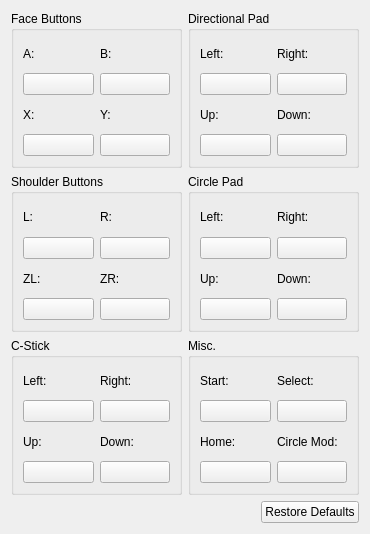
<?xml version="1.0" encoding="UTF-8"?>
<ui version="4.0">
 <class>ConfigureInput</class>
 <widget class="QWidget" name="ConfigureInput">
  <property name="geometry">
   <rect>
    <x>0</x>
    <y>0</y>
    <width>370</width>
    <height>534</height>
   </rect>
  </property>
  <property name="windowTitle">
   <string>ConfigureInput</string>
  </property>
  <layout class="QVBoxLayout" name="verticalLayout_5">
   <item>
    <layout class="QGridLayout" name="gridLayout_7">
     <item row="0" column="0">
      <widget class="QGroupBox" name="faceButtons">
       <property name="title">
        <string>Face Buttons</string>
       </property>
       <property name="flat">
        <bool>false</bool>
       </property>
       <property name="checkable">
        <bool>false</bool>
       </property>
       <layout class="QGridLayout" name="gridLayout">
        <item row="0" column="0">
         <layout class="QVBoxLayout" name="verticalLayout">
          <item>
           <widget class="QLabel" name="label">
            <property name="text">
             <string>A:</string>
            </property>
           </widget>
          </item>
          <item>
           <widget class="QPushButton" name="buttonA">
            <property name="text">
             <string/>
            </property>
           </widget>
          </item>
         </layout>
        </item>
        <item row="0" column="1">
         <layout class="QVBoxLayout" name="verticalLayout_2">
          <item>
           <widget class="QLabel" name="label_2">
            <property name="text">
             <string>B:</string>
            </property>
           </widget>
          </item>
          <item>
           <widget class="QPushButton" name="buttonB">
            <property name="text">
             <string/>
            </property>
           </widget>
          </item>
         </layout>
        </item>
        <item row="1" column="0">
         <layout class="QVBoxLayout" name="verticalLayout_3">
          <item>
           <widget class="QLabel" name="label_3">
            <property name="text">
             <string>X:</string>
            </property>
           </widget>
          </item>
          <item>
           <widget class="QPushButton" name="buttonX">
            <property name="text">
             <string/>
            </property>
           </widget>
          </item>
         </layout>
        </item>
        <item row="1" column="1">
         <layout class="QVBoxLayout" name="verticalLayout_4">
          <item>
           <widget class="QLabel" name="label_4">
            <property name="text">
             <string>Y:</string>
            </property>
           </widget>
          </item>
          <item>
           <widget class="QPushButton" name="buttonY">
            <property name="text">
             <string/>
            </property>
           </widget>
          </item>
         </layout>
        </item>
       </layout>
      </widget>
     </item>
     <item row="0" column="1">
      <widget class="QGroupBox" name="faceButtons_2">
       <property name="title">
        <string>Directional Pad</string>
       </property>
       <property name="flat">
        <bool>false</bool>
       </property>
       <property name="checkable">
        <bool>false</bool>
       </property>
       <layout class="QGridLayout" name="gridLayout_2">
        <item row="1" column="0">
         <layout class="QVBoxLayout" name="verticalLayout_12">
          <item>
           <widget class="QLabel" name="label_34">
            <property name="text">
             <string>Up:</string>
            </property>
           </widget>
          </item>
          <item>
           <widget class="QPushButton" name="buttonDpadUp">
            <property name="text">
             <string/>
            </property>
           </widget>
          </item>
         </layout>
        </item>
        <item row="1" column="1">
         <layout class="QVBoxLayout" name="verticalLayout_9">
          <item>
           <widget class="QLabel" name="label_35">
            <property name="text">
             <string>Down:</string>
            </property>
           </widget>
          </item>
          <item>
           <widget class="QPushButton" name="buttonDpadDown">
            <property name="text">
             <string/>
            </property>
           </widget>
          </item>
         </layout>
        </item>
        <item row="0" column="0">
         <layout class="QVBoxLayout" name="verticalLayout_10">
          <item>
           <widget class="QLabel" name="label_32">
            <property name="text">
             <string>Left:</string>
            </property>
           </widget>
          </item>
          <item>
           <widget class="QPushButton" name="buttonDpadLeft">
            <property name="text">
             <string/>
            </property>
           </widget>
          </item>
         </layout>
        </item>
        <item row="0" column="1">
         <layout class="QVBoxLayout" name="verticalLayout_11">
          <item>
           <widget class="QLabel" name="label_33">
            <property name="text">
             <string>Right:</string>
            </property>
           </widget>
          </item>
          <item>
           <widget class="QPushButton" name="buttonDpadRight">
            <property name="text">
             <string/>
            </property>
           </widget>
          </item>
         </layout>
        </item>
       </layout>
      </widget>
     </item>
     <item row="1" column="0">
      <widget class="QGroupBox" name="faceButtons_3">
       <property name="title">
        <string>Shoulder Buttons</string>
       </property>
       <property name="flat">
        <bool>false</bool>
       </property>
       <property name="checkable">
        <bool>false</bool>
       </property>
       <layout class="QGridLayout" name="gridLayout_3">
        <item row="0" column="0">
         <layout class="QVBoxLayout" name="verticalLayout_13">
          <item>
           <widget class="QLabel" name="label_17">
            <property name="text">
             <string>L:</string>
            </property>
           </widget>
          </item>
          <item>
           <widget class="QPushButton" name="buttonL">
            <property name="text">
             <string/>
            </property>
           </widget>
          </item>
         </layout>
        </item>
        <item row="0" column="1">
         <layout class="QVBoxLayout" name="verticalLayout_14">
          <item>
           <widget class="QLabel" name="label_19">
            <property name="text">
             <string>R:</string>
            </property>
           </widget>
          </item>
          <item>
           <widget class="QPushButton" name="buttonR">
            <property name="text">
             <string/>
            </property>
           </widget>
          </item>
         </layout>
        </item>
        <item row="1" column="0">
         <layout class="QVBoxLayout" name="verticalLayout_15">
          <item>
           <widget class="QLabel" name="label_20">
            <property name="text">
             <string>ZL:</string>
            </property>
           </widget>
          </item>
          <item>
           <widget class="QPushButton" name="buttonZL">
            <property name="text">
             <string/>
            </property>
           </widget>
          </item>
         </layout>
        </item>
        <item row="1" column="1">
         <layout class="QVBoxLayout" name="verticalLayout_16">
          <item>
           <widget class="QLabel" name="label_18">
            <property name="text">
             <string>ZR:</string>
            </property>
           </widget>
          </item>
          <item>
           <widget class="QPushButton" name="buttonZR">
            <property name="text">
             <string/>
            </property>
           </widget>
          </item>
         </layout>
        </item>
       </layout>
       <zorder></zorder>
      </widget>
     </item>
     <item row="1" column="1">
      <widget class="QGroupBox" name="faceButtons_4">
       <property name="title">
        <string>Circle Pad</string>
       </property>
       <property name="flat">
        <bool>false</bool>
       </property>
       <property name="checkable">
        <bool>false</bool>
       </property>
       <layout class="QGridLayout" name="gridLayout_4">
        <item row="0" column="0">
         <layout class="QVBoxLayout" name="verticalLayout_17">
          <item>
           <widget class="QLabel" name="label_21">
            <property name="text">
             <string>Left:</string>
            </property>
           </widget>
          </item>
          <item>
           <widget class="QPushButton" name="buttonCircleLeft">
            <property name="text">
             <string/>
            </property>
           </widget>
          </item>
         </layout>
        </item>
        <item row="0" column="1">
         <layout class="QVBoxLayout" name="verticalLayout_18">
          <item>
           <widget class="QLabel" name="label_23">
            <property name="text">
             <string>Right:</string>
            </property>
           </widget>
          </item>
          <item>
           <widget class="QPushButton" name="buttonCircleRight">
            <property name="text">
             <string/>
            </property>
           </widget>
          </item>
         </layout>
        </item>
        <item row="1" column="0">
         <layout class="QVBoxLayout" name="verticalLayout_19">
          <item>
           <widget class="QLabel" name="label_24">
            <property name="text">
             <string>Up:</string>
            </property>
           </widget>
          </item>
          <item>
           <widget class="QPushButton" name="buttonCircleUp">
            <property name="text">
             <string/>
            </property>
           </widget>
          </item>
         </layout>
        </item>
        <item row="1" column="1">
         <layout class="QVBoxLayout" name="verticalLayout_20">
          <item>
           <widget class="QLabel" name="label_22">
            <property name="text">
             <string>Down:</string>
            </property>
           </widget>
          </item>
          <item>
           <widget class="QPushButton" name="buttonCircleDown">
            <property name="text">
             <string/>
            </property>
           </widget>
          </item>
         </layout>
        </item>
       </layout>
      </widget>
     </item>
     <item row="2" column="0">
      <widget class="QGroupBox" name="faceButtons_5">
       <property name="title">
        <string>C-Stick</string>
       </property>
       <property name="flat">
        <bool>false</bool>
       </property>
       <property name="checkable">
        <bool>false</bool>
       </property>
       <layout class="QGridLayout" name="gridLayout_5">
        <item row="0" column="0">
         <layout class="QVBoxLayout" name="verticalLayout_21">
          <item>
           <widget class="QLabel" name="label_25">
            <property name="text">
             <string>Left:</string>
            </property>
           </widget>
          </item>
          <item>
           <widget class="QPushButton" name="buttonCStickLeft">
            <property name="text">
             <string/>
            </property>
           </widget>
          </item>
         </layout>
        </item>
        <item row="0" column="1">
         <layout class="QVBoxLayout" name="verticalLayout_22">
          <item>
           <widget class="QLabel" name="label_27">
            <property name="text">
             <string>Right:</string>
            </property>
           </widget>
          </item>
          <item>
           <widget class="QPushButton" name="buttonCStickRight">
            <property name="text">
             <string/>
            </property>
           </widget>
          </item>
         </layout>
        </item>
        <item row="1" column="0">
         <layout class="QVBoxLayout" name="verticalLayout_23">
          <item>
           <widget class="QLabel" name="label_28">
            <property name="text">
             <string>Up:</string>
            </property>
           </widget>
          </item>
          <item>
           <widget class="QPushButton" name="buttonCStickUp">
            <property name="text">
             <string/>
            </property>
           </widget>
          </item>
         </layout>
        </item>
        <item row="1" column="1">
         <layout class="QVBoxLayout" name="verticalLayout_24">
          <item>
           <widget class="QLabel" name="label_26">
            <property name="text">
             <string>Down:</string>
            </property>
           </widget>
          </item>
          <item>
           <widget class="QPushButton" name="buttonCStickDown">
            <property name="text">
             <string/>
            </property>
           </widget>
          </item>
         </layout>
        </item>
       </layout>
      </widget>
     </item>
     <item row="2" column="1">
      <widget class="QGroupBox" name="faceButtons_6">
       <property name="title">
        <string>Misc.</string>
       </property>
       <property name="flat">
        <bool>false</bool>
       </property>
       <property name="checkable">
        <bool>false</bool>
       </property>
       <layout class="QGridLayout" name="gridLayout_6">
        <item row="0" column="0">
         <layout class="QVBoxLayout" name="verticalLayout_25">
          <item>
           <widget class="QLabel" name="label_29">
            <property name="text">
             <string>Start:</string>
            </property>
           </widget>
          </item>
          <item>
           <widget class="QPushButton" name="buttonStart">
            <property name="text">
             <string/>
            </property>
           </widget>
          </item>
         </layout>
        </item>
        <item row="0" column="1">
         <layout class="QVBoxLayout" name="verticalLayout_26">
          <item>
           <widget class="QLabel" name="label_30">
            <property name="text">
             <string>Select:</string>
            </property>
           </widget>
          </item>
          <item>
           <widget class="QPushButton" name="buttonSelect">
            <property name="text">
             <string/>
            </property>
           </widget>
          </item>
         </layout>
        </item>
        <item row="1" column="0">
         <layout class="QVBoxLayout" name="verticalLayout_27">
          <item>
           <widget class="QLabel" name="label_31">
            <property name="text">
             <string>Home:</string>
            </property>
           </widget>
          </item>
          <item>
           <widget class="QPushButton" name="buttonHome">
            <property name="text">
             <string/>
            </property>
           </widget>
          </item>
         </layout>
        </item>
        <item row="1" column="1">
         <layout class="QVBoxLayout" name="verticalLayout_28">
          <item>
           <widget class="QLabel" name="label_34">
            <property name="text">
             <string>Circle Mod:</string>
            </property>
           </widget>
          </item>
          <item>
           <widget class="QPushButton" name="buttonCircleMod">
            <property name="text">
             <string/>
            </property>
           </widget>
          </item>
         </layout>
        </item>
       </layout>
      </widget>
     </item>
    </layout>
   </item>
   <item>
    <layout class="QHBoxLayout" name="horizontalLayout">
     <item>
      <spacer name="horizontalSpacer">
       <property name="orientation">
        <enum>Qt::Horizontal</enum>
       </property>
       <property name="sizeHint" stdset="0">
        <size>
         <width>40</width>
         <height>20</height>
        </size>
       </property>
      </spacer>
     </item>
     <item>
      <widget class="QPushButton" name="buttonRestoreDefaults">
       <property name="sizePolicy">
        <sizepolicy hsizetype="Minimum" vsizetype="Fixed">
         <horstretch>0</horstretch>
         <verstretch>0</verstretch>
        </sizepolicy>
       </property>
       <property name="sizeIncrement">
        <size>
         <width>0</width>
         <height>0</height>
        </size>
       </property>
       <property name="baseSize">
        <size>
         <width>0</width>
         <height>0</height>
        </size>
       </property>
       <property name="layoutDirection">
        <enum>Qt::LeftToRight</enum>
       </property>
       <property name="text">
        <string>Restore Defaults</string>
       </property>
      </widget>
     </item>
    </layout>
   </item>
  </layout>
 </widget>
 <resources/>
 <connections/>
</ui>
